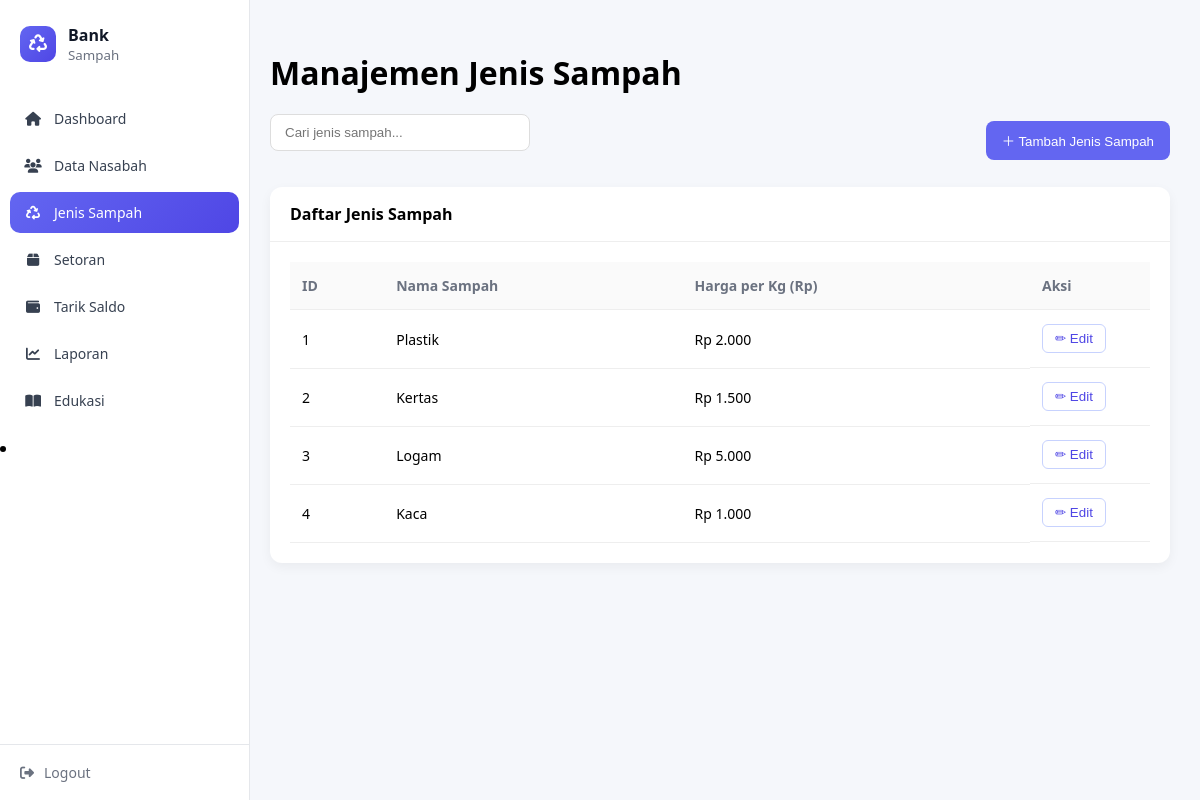
/admin/jenis_sampah.php (signed in), run on the app's committed database.
### tables this page shows
CREATE TABLE jenis_sampah (
    id INT AUTO_INCREMENT PRIMARY KEY,
    nama_sampah VARCHAR(100) NOT NULL,
    harga_per_kg DECIMAL(12,2) NOT NULL
);

### admin/jenis_sampah.php (the view, shortened to what this page needs)
<?php
include '../includes/config.php';
include '../includes/sidebar_admin.php';
$keyword = $_GET['q'] ?? '';
$data = mysqli_query($conn,"
    SELECT *
    FROM jenis_sampah
    WHERE nama_sampah LIKE '%$keyword%'
    ORDER BY id ASC
");
?>
<!DOCTYPE html>
<html lang="id">
<head>
</head>
<body>
<div class="content">
<h1>Manajemen Jenis Sampah</h1>
<div class="top-bar">
<form>
<input
class="search-box"
name="q"
placeholder="Cari jenis sampah..."
value="<?= htmlspecialchars($keyword) ?>">
</form>
<button
class="btn-add"
onclick="openModal()">
＋ Tambah Jenis Sampah
</button>
</div>
<div class="card">
<div class="card-header">
Daftar Jenis Sampah
</div>
<div class="card-body">
<table>
<tr>
<th>ID</th>
<th>Nama Sampah</th>
<th>Harga per Kg (Rp)</th>
<th width="120">Aksi</th>
</tr>
<?php if(mysqli_num_rows($data)>0){ ?>
<?php while($r=mysqli_fetch_assoc($data)){ ?>
<tr>
<td><?= $r['id']; ?></td>
<td><?= htmlspecialchars($r['nama_sampah']); ?></td>
<td>
Rp <?= number_format($r['harga_per_kg'],0,",","."); ?>
</td>
<td class="actions">
<button
class="btn-edit"
onclick="editData(
'<?= $r['id']; ?>',
'<?= htmlspecialchars($r['nama_sampah']); ?>',
'<?= $r['harga_per_kg']; ?>'
)">
✏ Edit
</button>
</td>
</tr>
<?php } ?>
<?php } ?>
</table>
</div>
</div>
</div>
</body>
</html>

### includes/sidebar_admin.php (style rules this page uses)
* { box-sizing:border-box }
body { margin:0;font-family:Segoe UI,Arial,sans-serif }

### admin/jenis_sampah.php (style rules this page uses)
body { margin:0; font-family:'Segoe UI',sans-serif; background:#f5f7fb; }
.content { margin-left:240px; padding:30px; }
h1 { margin-bottom:20px; }
.top-bar { display:flex; justify-content:space-between; align-items:center; margin-bottom:20px; }
.search-box { width:260px; padding:10px 14px; border-radius:8px; border:1px solid #ddd; }
.btn-add { background:#6366f1; color:#fff; border:none; padding:10px 16px; border-radius:8px; cursor:pointer; }
.card { background:#fff; border-radius:12px; box-shadow:0 4px 12px rgba(0,0,0,.05); }
.card-header { padding:16px 20px; font-weight:600; border-bottom:1px solid #eee; }
.card-body { padding:20px; }
table { width:100%; border-collapse:collapse; }
th, td { padding:14px 12px; border-bottom:1px solid #eee; font-size:14px; }
th { background:#fafafa; color:#6b7280; text-align:left; }
.actions { display:flex; }
.btn-edit { padding:6px 12px; border:1px solid #c7d2fe; color:#4f46e5; border-radius:6px; background:none; cursor:pointer; }

### data on the page
jenis_sampah: id "1", nama_sampah "Plastik", harga_per_kg "2.000"
jenis_sampah: id "2", nama_sampah "Kertas", harga_per_kg "1.500"
jenis_sampah: id "3", nama_sampah "Logam", harga_per_kg "5.000"
jenis_sampah: id "4", nama_sampah "Kaca", harga_per_kg "1.000"
